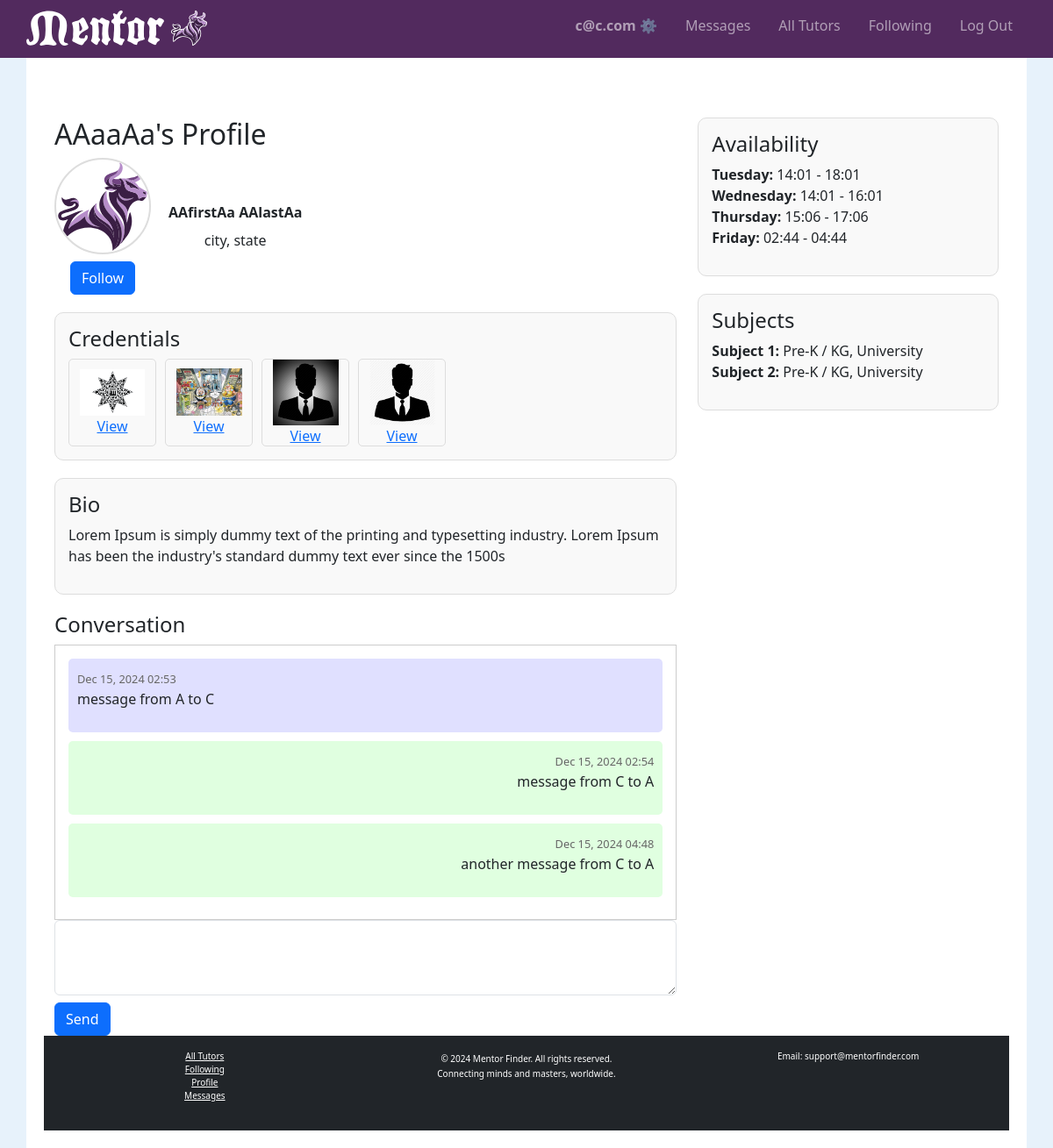
Before: /profile/2/ (signed in) with the older database file.
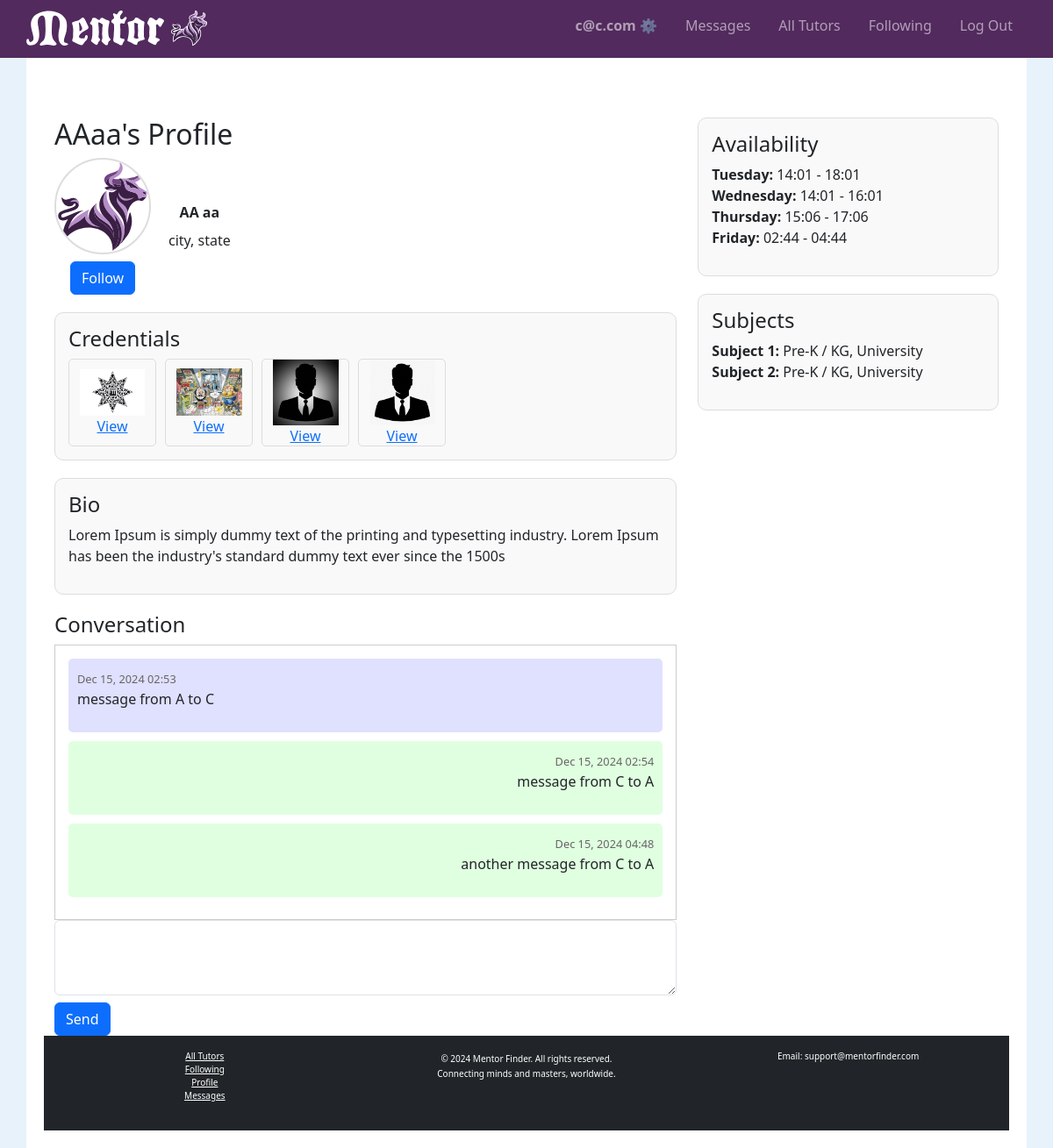
After: the same page with the newer database file.
### tutorhub/models.py (models this page shows, shortened)
class User(AbstractUser):
    nickname = models.CharField(max_length=50, blank=True, null=True)
    email = models.EmailField(unique=True)
    is_tutor = models.BooleanField(default=False)
    street_address = models.TextField(blank=True, null=True)
    city = models.CharField(max_length=100, blank=True, null=True)
    state = models.CharField(max_length=100, blank=True, null=True)
    zip_code = models.CharField(max_length=10, blank=True, null=True)
    profile_image = models.ImageField(upload_to="profile_images/", blank=True, null=True)
    bio = models.TextField(blank=True, null=True)
    birthdate = models.DateField(blank=True, null=True)
    availability = models.JSONField(default=dict, blank=True, null=True)  # Only used if is_tutor is True
    subject_grades = models.ManyToManyField('SubjectGrade', blank=True, related_name="users")  # Added field
    liked_by = models.ManyToManyField("self", symmetrical=False, blank=True, related_name="liked_tutors")
    USERNAME_FIELD = "email"
    REQUIRED_FIELDS = ["username"]

class Credential(models.Model):
    file = models.FileField(upload_to="credentials/")
    user = models.ForeignKey(User, related_name="credentials", on_delete=models.CASCADE)

class Message(models.Model):
    sender = models.ForeignKey(User, related_name="sent_messages", on_delete=models.CASCADE)
    receiver = models.ForeignKey(User, related_name="received_messages", on_delete=models.CASCADE)
    content = models.TextField()
    timestamp = models.DateTimeField(auto_now_add=True)
    read = models.BooleanField(default=False)
    edited = models.BooleanField(default=False)
    edited_timestamp = models.DateTimeField(null=True, blank=True)
    deleted = models.BooleanField(default=False)  # Track if the message is deleted

class SubjectGrade(models.Model):
    tutor = models.ForeignKey(User, on_delete=models.CASCADE, related_name="tutor_subject_grades")
    subject = models.CharField(max_length=100)
    grade_levels = models.JSONField(default=list)  # Stores grade levels as a list (e.g., ["Elementary", "High School"])
    class Meta:
        unique_together = ('tutor', 'subject')  # Each tutor can teach a subject only once.

### tutorhub/views.py (the view, shortened to what this page needs)
# urls.py: path('profile/<int:user_id>/', views.profile, name='profile'),
@login_required
def profile(request, user_id=None):
    profile_user = request.user if user_id is None else get_object_or_404(User, id=user_id)
    credentials = profile_user.credentials.all()
    scroll_to = request.GET.get('scroll_to')
    messages = Message.objects.filter(
        (Q(sender=request.user, receiver=profile_user) | Q(sender=profile_user, receiver=request.user))
    ).order_by('timestamp')
    for credential in credentials:
        credential.is_image = credential.file.url.lower().endswith(('.jpg', '.jpeg', '.png'))
    if request.method == "POST":
        content = request.POST.get('content')
        if content:
            Message.objects.create(sender=request.user, receiver=profile_user, content=content)
        return redirect('profile', user_id=user_id)
    days_of_week = ["Monday", "Tuesday", "Wednesday", "Thursday", "Friday", "Saturday", "Sunday"]
    return render(request, 'tutorhub/profile.html', {
        'profile': profile_user,
        'credentials': credentials,
        'is_own_profile': profile_user == request.user,
        'days_of_week': days_of_week,
        'messages': messages,
        'scroll_to': scroll_to
    })

### tutorhub/templates/tutorhub/profile.html (shortened to what this page needs)
{% extends "tutorhub/layout.html" %}
{% load static %}
{% block body %}
<div class="container mt-5">
    <div class="row">
        <div class="col-md-8">
            <h2>{{ profile.nickname }}'s Profile</h2>
            <div class="profile-header">
                <div id="stack-vertical">
                    {% if profile.profile_image %}
                        <img id="profile-img" src="{{ profile.profile_image.url }}" alt="{{ profile.nickname }}">
                    {% else %}
                        <img id="profile-img" src="{% static 'tutorhub/images/mentor-logo-bull.svg' %}" alt="Default Logo">
                    {% endif %}
                    {% if user.is_authenticated %}
                        <button class="btn btn-primary follow-btn" data-tutor-id="{{ profile.id }}">
                            {% if profile in user.liked_tutors.all %}
                                Unfollow
                            {% else %}
                                Follow
                            {% endif %}
                        </button>
                    {% endif %}
                </div>
                <div id="stack-vertical">
                    <strong>{{ profile.first_name }} {{ profile.last_name }}</strong>
                    <div>{{ profile.city|default:"City not available" }}, {{ profile.state|default:"State not available" }}</div>
                </div>
            </div>
            {% if profile.is_tutor %}
            <div class="credentials-container">
                <h4>Credentials</h4>
                <div style="display: flex; flex-wrap: wrap; gap: 10px;">
                    {% for credential in credentials %}
                        <a href="{{ credential.file.url }}" target="_blank">
                            <div class="credential-box">
                                {% if credential.is_image %}
                                    <img src="{{ credential.file.url }}" alt="Credential Image">
                                {% else %}
                                    <img src="{% static 'tutorhub/images/credential-icon.png' %}" alt="Default Credential Icon">
                                {% endif %}
                                <div>View</div>
                            </div>
                        </a>
                    {% empty %}
                        <p>No credentials available.</p>
                    {% endfor %}
                </div>
            </div>
            {% endif %}
            <div class="bio-container">
                <h4>Bio</h4>
                <p>{{ profile.bio|default:"No bio available." }}</p>
            </div>
            {% if user.is_authenticated %}
            <div class="messages-container">
                <h4>Conversation</h4>
                <div class="conversation-box">
                    {% for message in messages %}
                        <div id="message-{{ message.id }}" class="message {% if message.sender == request.user %}sent{% else %}received{% endif %}">
                            <span class="timestamp">{{ message.timestamp|date:"M d, Y H:i" }}</span>
                            <p>{{ message.content }}</p>
                        </div>
                    {% endfor %}
                </div>
                <form action="{% url 'profile' profile.id %}" method="post">
                    <textarea name="content" rows="3" class="form-control mb-2" required></textarea>
                    <button type="submit" class="btn btn-primary">Send</button>
                </form>
            </div>
            {% endif %}
        </div>
        <div class="col-md-4">
            <div class="right-column-section">
                <h4>Availability</h4>
                <ul>
                    {% for slot in profile.availability %}
                    <li>
                        <strong>{{ slot.day|title }}:</strong> {{ slot.start }} - {{ slot.end }}
                    </li>
                    {% empty %}
                    <p>Availability not provided.</p>
                    {% endfor %}
                </ul>
            </div>
            {% if profile.is_tutor %}
            <div class="right-column-section">
                <h4>Subjects</h4>
                <ul>
                    {% for subject_grade in profile.tutor_subject_grades.all %}
                        <li><strong>{{ subject_grade.subject }}:</strong> {{ subject_grade.grade_levels|join:", " }}</li>
                    {% empty %}
                        <p>No subjects available.</p>
                    {% endfor %}
                </ul>
            </div>
            {% endif %}
        </div>
    </div>
</div>
{% endblock %}

### tutorhub/templates/tutorhub/layout.html (shortened to what this page needs)
{% load static %}
<!DOCTYPE html>
<html lang="en">
    <head>
        <link href="https://cdn.jsdelivr.net/npm/bootstrap@5.3.0/dist/css/bootstrap.min.css" rel="stylesheet">
        <link rel="stylesheet" href="{% static 'tutorhub/styles.css' %}">
    </head>
    <body>
    <nav class="navbar navbar-expand-lg navbar-dark sticky-top">
        <a class="navbar-brand" href="{% url 'index' %}">
            <div>
                <img class="navbar-logo" src="{% static '/tutorhub/images/mentor-logo-text.svg' %}" alt="Mentor Logo" class="logo">
                <img class="navbar-logo" src="{% static '/tutorhub/images/mentor-logo-bull.svg' %}" alt="Mentor Logo" class="logo">
            </div>
        </a>
        <div class="collapse navbar-collapse" id="navbarNav">
            <ul class="navbar-nav ms-auto flex-row">
                {% if user.is_authenticated %}
                    <li class="nav-item px-2"><a class="nav-link" id="menu-username" href="{% url 'my_profile' %}"><strong>{{ user.username }} ⚙️</strong></a></li>
                    <li class="nav-item px-2"><a class="nav-link" id="menu-messages" href="{% url 'messages' %}">Messages</a></li>
                {% endif %}
                <li class="nav-item px-2"><a class="nav-link" id="menu-all-tutors" href="{% url 'index' %}">All Tutors</a></li>
                {% if user.is_authenticated %}
                    <li class="nav-item px-2"><a class="nav-link" id="menu-following" href="{% url 'index' %}?view=following">Following</a></li>
                    <li class="nav-item px-2"><a class="nav-link" href="{% url 'logout' %}">Log Out</a></li>
                {% else %}
                    <li class="nav-item px-2"><a class="nav-link" href="{% url 'login' %}">Log In</a></li>
                    <li class="nav-item px-2"><a class="nav-link" href="{% url 'register' %}">Register</a></li>
                {% endif %}
            </ul>
        </div>
    </nav>
    <div id="main-content">
        {% block body %}
        {% endblock %}
    </div>
    </body>
    <footer class="bg-dark text-white mt-auto py-3">
        <div class="container" id="footer-title">
            <div class="row">
                <div class="col-md-4 text-center">
                    <ul class="list-unstyled" id="footer-link">
                        <li><a href="{% url 'index' %}" class="text-white">All Tutors</a></li>
                        <li><a href="{% url 'index' %}?view=following" class="text-white">Following</a></li>
                        <li><a href="{% url 'my_profile' %}" class="text-white">Profile</a></li>
                        <li><a href="{% url 'messages' %}" class="text-white">Messages</a></li>
                    </ul>
                </div>
                <div class="col-md-4 text-center">
                    <span class="mb-0" id="footer-link">© {% now "Y" %} Mentor Finder. All rights reserved.</u>
                    <p id="footer-link">Connecting minds and masters, worldwide.</p>
                </div>
                <div class="col-md-4 text-center">
                    <p id="footer-link">Email: support@mentorfinder.com</p>
                </div>
            </div>
        </div>
    </footer>
</html>

### tutorhub/static/tutorhub/styles.css (style rules this page uses)
body { background-color: rgb(231, 242, 251); }
html, body { height: 100%; margin: 0; display: flex; flex-direction: column; }
#profile-img { width: 110px; height: 110px; object-fit: scale-down; border-radius: 50%; border: 2px solid #ddd; }
#main-content { background-color: white; margin: 0 30px; width: auto; display: flex; flex-direction: column; flex: 1; padding: 20px; }
.navbar { background-color: #522A5E; padding: 0 30px 8px 30px; }
.navbar-brand { font-size: xx-large }
.navbar-logo { height: 40px; width: auto; max-height: 50px; }
ul { list-style: none; }
textarea { min-height: 400px; }
#stack-vertical { display: flex; flex-direction: column; align-items: center; gap: 8px; }
.profile-header { display: flex; gap: 20px; align-items: center; }
.credentials-container { margin-top: 20px; padding: 15px; border: 1px solid #ddd; border-radius: 10px; background-color: #f9f9f9; }
.credential-box { border: 1px solid #ddd; padding: 10px; text-align: center; border-radius: 5px; width: 100px; height: 100px; display: flex; flex-direction: column; justify-content: center; align-items: center; }
.credential-box img { max-width: 75px; max-height: 75px; object-fit: fill; }
.bio-container { margin-top: 20px; padding: 15px; border: 1px solid #ddd; border-radius: 10px; background-color: #f9f9f9; }
.messages-container { margin-top: 20px; }
.conversation-box { border: 1px solid #ccc; padding: 15px; max-height: 400px; overflow-y: auto; }
.message { margin-bottom: 10px; padding: 10px; border-radius: 5px; }
.message.sent { background-color: #e0ffe0; text-align: right; }
.message.received { background-color: #e0e0ff; text-align: left; }
.timestamp { font-size: 0.8em; color: #666; }
#menu-messages.unread { animation: unread-flash 2s infinite; }
.right-column-section { padding: 15px; border: 1px solid #ddd; border-radius: 10px; background-color: #f9f9f9; margin-bottom: 20px; }
.right-column-section ul { padding: 0; list-style: none; }
#footer-title { font-size: small; }
#footer-link { font-size: x-small; }

Changed rows visible on the page:
changed User "city": nickname "AAaaAa" → "AAaa"; first_name "AAfirstAa" → "AA"; last_name "AAlastAa" → "aa"
